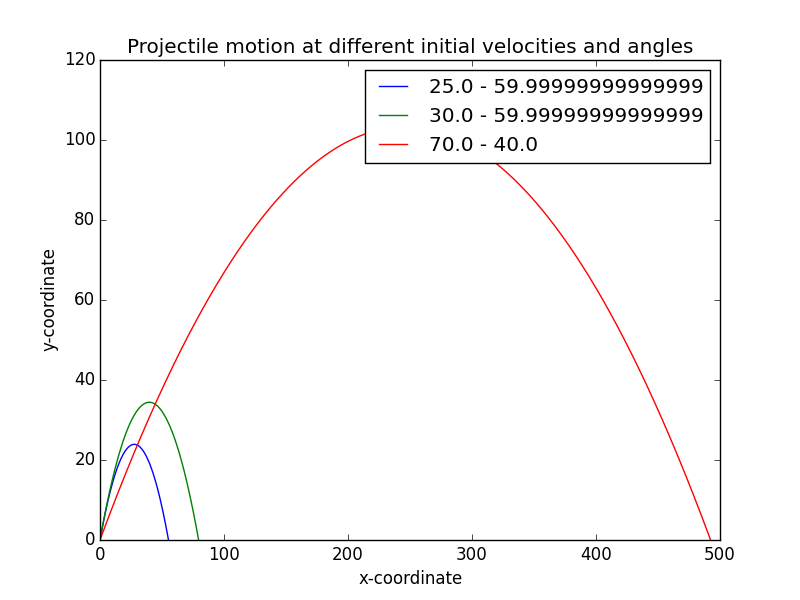

Write Python code to recreate this figure.
"""

projectile_comparison_gen.py

Compare the projectile motion of a body thrown with various combinations of initial 
velocity and angle of projection.
"""

import matplotlib.pyplot as plt
import math

g = 9.8

def draw_graph(x, y):
    plt.plot(x, y)
    plt.xlabel('x-coordinate')
    plt.ylabel('y-coordinate')
    plt.title('Projectile motion at different initial velocities and angles')
    
def frange(start, final, interval):

    numbers = []
    while start < final:
        numbers.append(start)
        start = start + interval
    
    return numbers

def draw_trajectory(u, theta, t_flight):
    # list of x and y co-ordinates
    x = []
    y = []
    intervals = frange(0, t_flight, 0.001)
    for t in intervals:
        x.append(u*math.cos(theta)*t)
        y.append(u*math.sin(theta)*t - 0.5*g*t*t)

    #create the graph
    draw_graph(x, y)

if __name__ == '__main__':

    num_trajectories = int(input('How many trajectories? '))
    
    velocities = []
    angles = []
    for i in range(1, num_trajectories+1):
        v = input('Enter the initial velocity for trajectory {0} (m/s): '.format(i))
        theta = input('Enter the angle of projection for trajectory {0} (degrees): '.format(i))
        velocities.append(float(v))
        angles.append(math.radians(float(theta)))

    for i in range(num_trajectories):
        # calculate time of flight, maximum horizontal distance and
        # maximum vertical distance
        t_flight = 2*velocities[i]*math.sin(angles[i])/g
        S_x = velocities[i]*math.cos(angles[i])*t_flight
        S_y = velocities[i]*math.sin(angles[i])*(t_flight/2) - (1/2)*g*(t_flight/2)**2
        print('Initial velocity: {0} Angle of Projection: {1}'.format(velocities[i], math.degrees(angles[i])))
        print('T: {0} S_x: {1} S_y: {2}'.format(t_flight, S_x, S_y))
        print()
        draw_trajectory(velocities[i], angles[i], t_flight)
        
    # Add a legend and show the graph
    legends = []
    for i in range(0, num_trajectories):
        legends.append('{0} - {1}'.format(velocities[i], math.degrees(angles[i])))
    plt.legend(legends)
    #plt.show()
    plt.savefig('projectile_comparison_gen.png')
